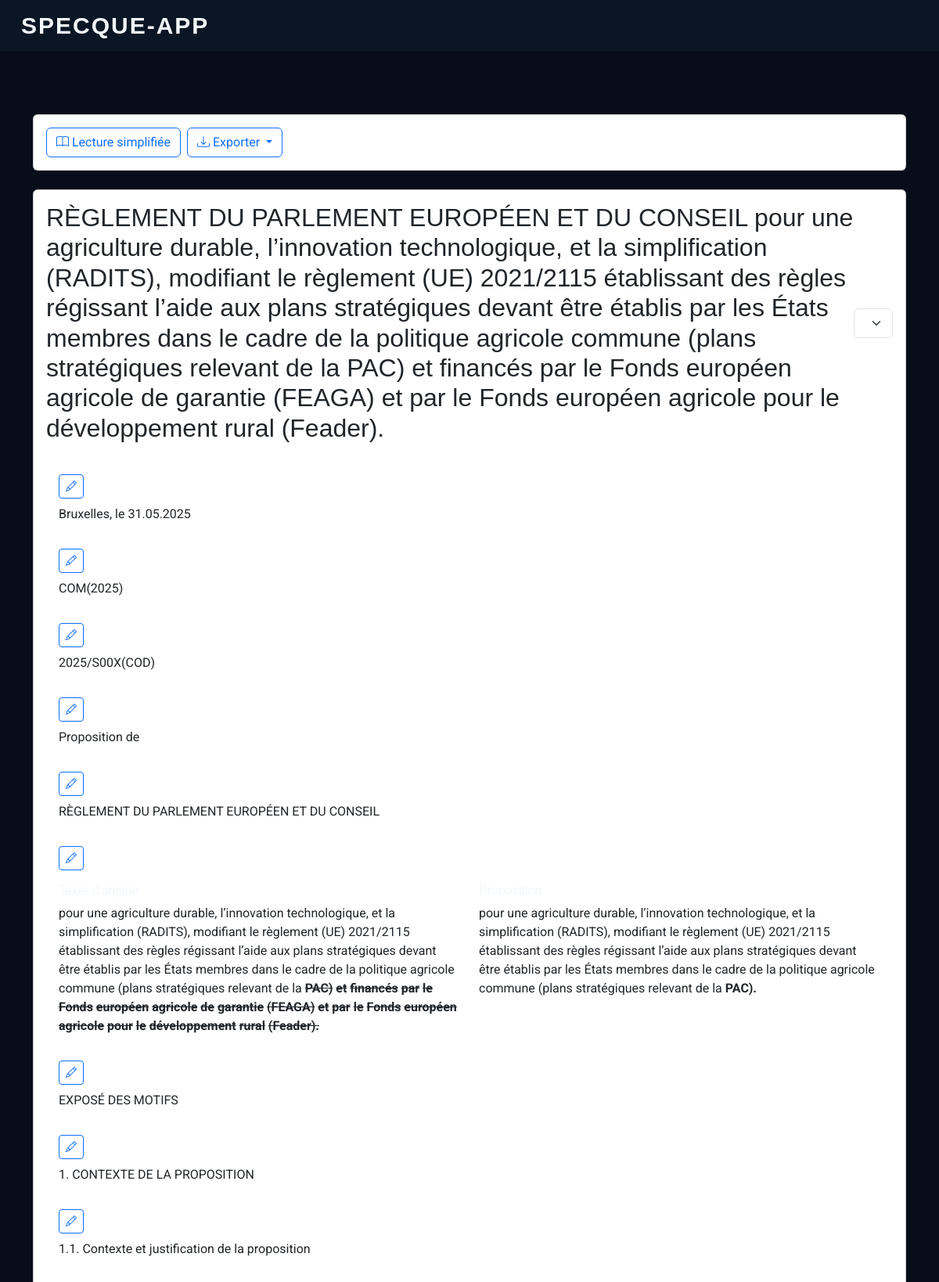
/texts/6 (signed in, upper part), run on the app's committed database.
### app/models/legislative.py (models this page shows)
class LegislativeText(db.Model):
    id = db.Column(db.Integer, primary_key=True)
    title = db.Column(db.String(200), nullable=False)
    content = db.Column(db.Text, nullable=False)
    status = db.Column(db.String(20), default='draft')  # draft, in_commission, in_plenary, adopted, rejected
    created_at = db.Column(db.DateTime, default=datetime.utcnow)
    updated_at = db.Column(db.DateTime, default=datetime.utcnow, onupdate=datetime.utcnow)
    amendments = db.relationship('Amendment', backref='legislative_text', lazy=True)
    votes = db.relationship('Vote', backref='legislative_text', lazy=True)

class LegalElement(db.Model):
    id = db.Column(db.Integer, primary_key=True)
    legislative_text_id = db.Column(db.Integer, db.ForeignKey('legislative_text.id'), nullable=False)
    parent_id = db.Column(db.Integer, db.ForeignKey('legal_element.id'), nullable=True)
    type = db.Column(db.String(20), nullable=False)  # e.g. 'titre', 'preambule', 'dispositif', 'annexe', 'article', 'paragraphe', 'alinea', 'point', etc.
    index = db.Column(db.String(20), nullable=True)  # e.g. '1', 'I', 'A', 'a)', '1)', etc.
    title = db.Column(db.String(200), nullable=True)
    content = db.Column(db.Text, nullable=True)
    children = db.relationship('LegalElement', backref=db.backref('parent', remote_side=[id]), lazy=True)

class Amendment(db.Model):
    id = db.Column(db.Integer, primary_key=True)
    legislative_text_id = db.Column(db.Integer, db.ForeignKey('legislative_text.id'), nullable=False)
    author_id = db.Column(db.Integer, db.ForeignKey('user.id'), nullable=False)
    content = db.Column(db.Text, nullable=False)
    status = db.Column(db.String(20), default='proposed')  # proposed, adopted, rejected
    created_at = db.Column(db.DateTime, default=datetime.utcnow)
    updated_at = db.Column(db.DateTime, default=datetime.utcnow, onupdate=datetime.utcnow)
    paragraph_index = db.Column(db.Integer, nullable=True)  # Index du paragraphe concerné
    type = db.Column(db.String(20), default='edit')  # edit, delete, add
    origin = db.Column(db.String(100), nullable=True)  # auteur, groupe, commission, compromis, etc.
    order = db.Column(db.Integer, nullable=True)  # pour le tri manuel
    legal_element_id = db.Column(db.Integer, db.ForeignKey('legal_element.id'), nullable=True)  # Nouvel indexage
    votes = db.relationship('Vote', backref='amendment', lazy=True)

### app/routes/legislative.py (the view)
@legislative_bp.route('/texts/<int:text_id>')
@login_required
def view_text(text_id):
    text = LegislativeText.query.get_or_404(text_id)
    elements = LegalElement.query.filter_by(legislative_text_id=text_id, parent_id=None).all()
    amendments = Amendment.query.filter_by(legislative_text_id=text_id).all()
    amendments_by_element = {}
    for amend in amendments:
        if amend.legal_element_id:
            amendments_by_element.setdefault(amend.legal_element_id, []).append(amend)
    def apply_amendments(element):
        amends = amendments_by_element.get(element.id, [])
        edit_amends = [a for a in amends if a.type == 'edit']
        if edit_amends:
            element.amended_content = edit_amends[-1].content
        else:
            element.amended_content = None
        for child in element.children:
            apply_amendments(child)
    for el in elements:
        apply_amendments(el)
    return render_template('legislative/view_text.html', text=text, elements=elements, amendments_by_element=amendments_by_element, html_diff_deletions=html_diff_deletions, html_diff_additions=html_diff_additions)

### app/models/user.py (called while the page is built)
@login_manager.user_loader
def load_user(id):
    return User.query.get(int(id))

    def is_admin(self):
        return self.role == 'admin'

### app/routes/legislative.py (called while the page is built)
def html_diff_deletions(a, b):
    diff = difflib.ndiff(a.split(), b.split())
    result = []
    for word in diff:
        if word.startswith('- '):
            result.append(f'<strong><del>{word[2:]}</del></strong>')
        elif word.startswith('+ '):
            continue
        elif word.startswith('  '):
            result.append(word[2:])
    return Markup(' '.join(result))

def html_diff_additions(a, b):
    diff = difflib.ndiff(a.split(), b.split())
    result = []
    for word in diff:
        if word.startswith('+ '):
            result.append(f'<strong>{word[2:]}</strong>')
        elif word.startswith('- '):
            continue
        elif word.startswith('  '):
            result.append(word[2:])
    return Markup(' '.join(result))

### app/templates/legislative/view_text.html (shortened to what this page needs)
{% macro render_element(element, amendments_by_element, level=0) %}
    <div class="article-block" tabindex="-1" style="margin-left: {{ level * 2 }}em;" data-element-id="{{ element.id }}">
        <div class="p-3">
            <div class="d-flex gap-2 mb-2 article-actions">
                {% set edit_amends = amendments_by_element[element.id]|selectattr('type', 'equalto', 'edit')|list %}
                <button class="amend-btn btn btn-outline-primary btn-sm"
                        data-element-id="{{ element.id }}"
                        title="Amender"
                        aria-label="Amender cet élément"
                        data-original="{{ element.content|e }}"
                        {% if edit_amends|length > 0 %}data-proposal="{{ edit_amends[-1].content|e }}"{% endif %}>
                    <i class="bi bi-pencil"></i>
                </button>
            </div>
            {% if edit_amends|length > 0 %}
                {% set amend = edit_amends[-1] %}
                <div class="amendment-comparison row mt-3">
                    <div class="amendment-original col">
                        <h6 class="mb-2">Texte d'origine</h6>
                        <div class="diff-html">{{ html_diff_deletions(element.content, amend.content)|safe }}</div>
                    </div>
                    <div class="amendment-modified col">
                        <h6 class="mb-2">Proposition</h6>
                        <div class="diff-html">{{ html_diff_additions(element.content, amend.content)|safe }}</div>
                    </div>
                </div>
            {% else %}
                <div class="article-content mt-2">{{ element.content }}</div>
            {% endif %}
        </div>
    </div>
{% endmacro %}
{% extends "base.html" %}
{% block content %}
<div class="container mb-4">
    <div class="row">
        <div class="col-12">
            <div class="card">
                <div class="card-body d-flex gap-2 flex-wrap">
                    <button id="simple-read-btn" class="btn btn-outline-primary" aria-label="Activer le mode lecture simplifiée">
                        <i class="bi bi-book"></i> Lecture simplifiée
                    </button>
                    <div class="dropdown">
                        <button class="btn btn-outline-primary dropdown-toggle" type="button" data-bs-toggle="dropdown">
                            <i class="bi bi-download"></i> Exporter
                        </button>
                    </div>
                </div>
            </div>
        </div>
    </div>
</div>
<div class="container">
    <div class="row">
        <div class="col-12">
            <div class="card">
                <div class="card-body">
                    <div class="d-flex justify-content-between align-items-center mb-4">
                        <h2 class="card-title mb-0">{{ text.title }}</h2>
                        {% if current_user.is_admin() or current_user.is_reporter() %}
                        <form method="POST" action="{{ url_for('legislative.update_text_status', text_id=text.id) }}" class="d-inline">
                            <select name="status" class="form-select" onchange="this.form.submit()">
                                <option value="draft" {% if text.status == 'draft' %}selected{% endif %}>Brouillon</option>
                            </select>
                        </form>
                        {% endif %}
                    </div>
                    <div class="text-content">
                        {% for element in elements %}
                            {{ render_element(element, amendments_by_element) }}
                        {% endfor %}
                    </div>
                </div>
            </div>
        </div>
    </div>
</div>
{% endblock %}

### data on the page
LegislativeText: title "RÈGLEMENT DU PARLEMENT EUROPÉEN ET DU CONSEIL pour une agriculture durable, l’innovation technologique, et la simplification (RADITS), modifiant le règlement (UE) 2021/2115 établissant des règles régissant l’aide aux plans stratégiques devant être établis par les États membres dans le cadre de la politique agricole commune (plans stratégiques relevant de la PAC) et financés par le Fonds européen agricole de garantie (FEAGA) et par le Fonds européen agricole pour le développement rural (Feader).", status "Brouillon"
LegalElement: content "Bruxelles, le 31.05.2025"
LegalElement: content "COM(2025)"
LegalElement: content "2025/S00X(COD)"
LegalElement: content "Proposition de"
LegalElement: content "RÈGLEMENT DU PARLEMENT EUROPÉEN ET DU CONSEIL"
LegalElement: content.content "pour une agriculture durable, l’innovation technologique, et la simplification (RADITS), modifiant le règlement (UE) 2021/2115 établissant des règles régissant l’aide aux plans stratégiques devant être établis par les États membres dans le cadre de la politique agricole commune (plans stratégiques relevant de la PAC) et financés par le Fonds européen agricole de garantie (FEAGA) et par le Fonds européen agricole pour le développement rural (Feader).", content.content "pour une agriculture durable, l’innovation technologique, et la simplification (RADITS), modifiant le règlement (UE) 2021/2115 établissant des règles régissant l’aide aux plans stratégiques devant être établis par les États membres dans le cadre de la politique agricole commune (plans stratégiques relevant de la PAC)."
LegalElement: content "EXPOSÉ DES MOTIFS"
LegalElement: content "1. CONTEXTE DE LA PROPOSITION"
LegalElement: content "1.1. Contexte et justification de la proposition"
